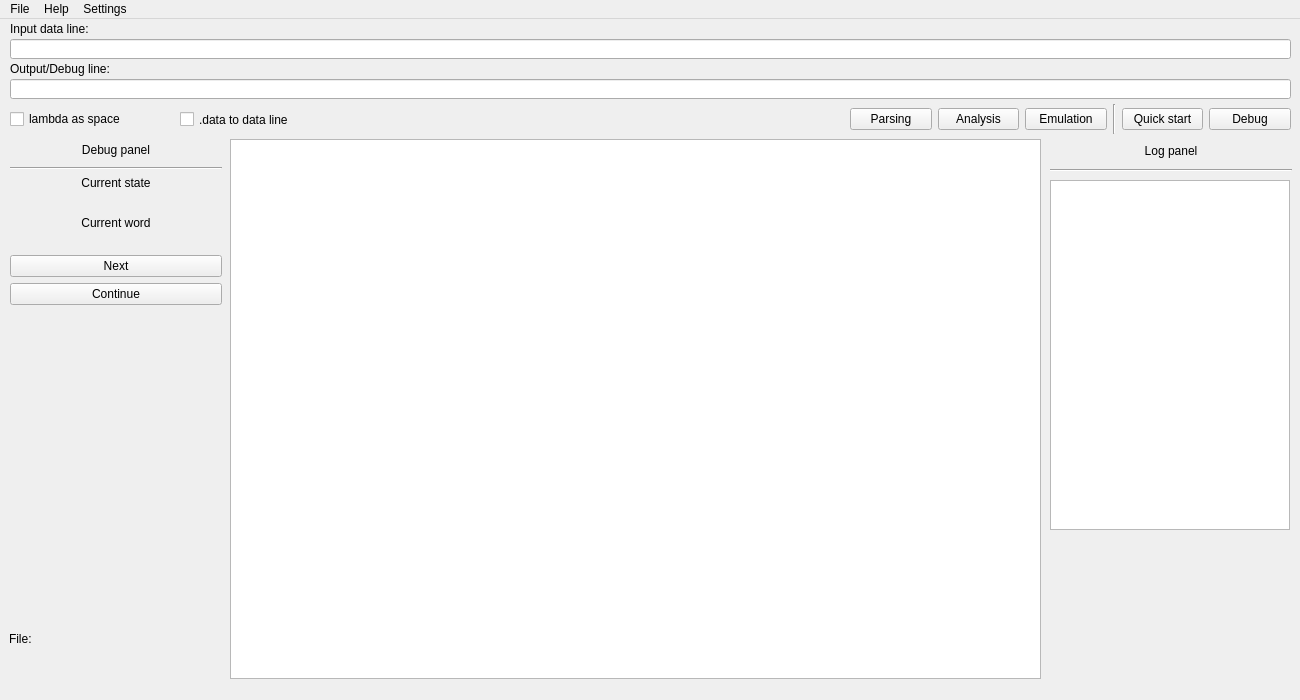
<?xml version="1.0" encoding="UTF-8"?>
<ui version="4.0">
 <class>MainWindow</class>
 <widget class="QMainWindow" name="MainWindow">
  <property name="geometry">
   <rect>
    <x>0</x>
    <y>0</y>
    <width>1300</width>
    <height>700</height>
   </rect>
  </property>
  <property name="minimumSize">
   <size>
    <width>1300</width>
    <height>700</height>
   </size>
  </property>
  <property name="maximumSize">
   <size>
    <width>1300</width>
    <height>700</height>
   </size>
  </property>
  <property name="font">
   <font>
    <family>Arial</family>
   </font>
  </property>
  <property name="windowTitle">
   <string>TME</string>
  </property>
  <widget class="QWidget" name="centralwidget">
   <widget class="QLabel" name="label">
    <property name="geometry">
     <rect>
      <x>226</x>
      <y>292</y>
      <width>151</width>
      <height>141</height>
     </rect>
    </property>
    <property name="text">
     <string/>
    </property>
   </widget>
   <widget class="QWidget" name="verticalLayoutWidget">
    <property name="geometry">
     <rect>
      <x>10</x>
      <y>120</y>
      <width>212</width>
      <height>231</height>
     </rect>
    </property>
    <layout class="QVBoxLayout" name="verticalLayout">
     <property name="leftMargin">
      <number>0</number>
     </property>
     <item>
      <widget class="QLabel" name="label_8">
       <property name="minimumSize">
        <size>
         <width>0</width>
         <height>22</height>
        </size>
       </property>
       <property name="maximumSize">
        <size>
         <width>16777215</width>
         <height>22</height>
        </size>
       </property>
       <property name="font">
        <font>
         <family>Arial</family>
         <pointsize>9</pointsize>
        </font>
       </property>
       <property name="layoutDirection">
        <enum>Qt::LeftToRight</enum>
       </property>
       <property name="text">
        <string>Debug panel</string>
       </property>
       <property name="alignment">
        <set>Qt::AlignCenter</set>
       </property>
      </widget>
     </item>
     <item>
      <widget class="Line" name="panel_line_dbg">
       <property name="orientation">
        <enum>Qt::Horizontal</enum>
       </property>
      </widget>
     </item>
     <item>
      <widget class="QLabel" name="label_2">
       <property name="font">
        <font>
         <family>Arial</family>
         <pointsize>9</pointsize>
        </font>
       </property>
       <property name="text">
        <string>Current state</string>
       </property>
       <property name="alignment">
        <set>Qt::AlignCenter</set>
       </property>
      </widget>
     </item>
     <item>
      <widget class="QLabel" name="debugstatelbl">
       <property name="minimumSize">
        <size>
         <width>210</width>
         <height>0</height>
        </size>
       </property>
       <property name="maximumSize">
        <size>
         <width>210</width>
         <height>16777215</height>
        </size>
       </property>
       <property name="text">
        <string/>
       </property>
       <property name="alignment">
        <set>Qt::AlignCenter</set>
       </property>
      </widget>
     </item>
     <item>
      <widget class="QLabel" name="label_4">
       <property name="font">
        <font>
         <family>Arial</family>
         <pointsize>9</pointsize>
        </font>
       </property>
       <property name="text">
        <string>Current word</string>
       </property>
       <property name="alignment">
        <set>Qt::AlignCenter</set>
       </property>
      </widget>
     </item>
     <item>
      <widget class="QLabel" name="debugwordlbl">
       <property name="minimumSize">
        <size>
         <width>210</width>
         <height>0</height>
        </size>
       </property>
       <property name="maximumSize">
        <size>
         <width>210</width>
         <height>16777215</height>
        </size>
       </property>
       <property name="font">
        <font>
         <family>MS Shell Dlg 2</family>
         <pointsize>8</pointsize>
         <weight>50</weight>
         <bold>false</bold>
         <stylestrategy>PreferAntialias</stylestrategy>
        </font>
       </property>
       <property name="text">
        <string/>
       </property>
       <property name="alignment">
        <set>Qt::AlignCenter</set>
       </property>
      </widget>
     </item>
     <item>
      <widget class="QPushButton" name="debugnextbtn">
       <property name="minimumSize">
        <size>
         <width>0</width>
         <height>20</height>
        </size>
       </property>
       <property name="font">
        <font>
         <family>Arial</family>
         <pointsize>9</pointsize>
        </font>
       </property>
       <property name="text">
        <string>Next</string>
       </property>
      </widget>
     </item>
     <item>
      <widget class="QPushButton" name="skipButton">
       <property name="font">
        <font>
         <family>Arial</family>
         <pointsize>9</pointsize>
        </font>
       </property>
       <property name="text">
        <string>Continue</string>
       </property>
      </widget>
     </item>
     <item>
      <spacer name="verticalSpacer">
       <property name="orientation">
        <enum>Qt::Vertical</enum>
       </property>
       <property name="sizeHint" stdset="0">
        <size>
         <width>20</width>
         <height>10</height>
        </size>
       </property>
      </spacer>
     </item>
    </layout>
   </widget>
   <widget class="QWidget" name="verticalLayoutWidget_2">
    <property name="geometry">
     <rect>
      <x>1050</x>
      <y>120</y>
      <width>242</width>
      <height>463</height>
     </rect>
    </property>
    <layout class="QVBoxLayout" name="verticalLayout_2">
     <property name="rightMargin">
      <number>0</number>
     </property>
     <item>
      <widget class="QLabel" name="label_6">
       <property name="minimumSize">
        <size>
         <width>0</width>
         <height>20</height>
        </size>
       </property>
       <property name="maximumSize">
        <size>
         <width>16777215</width>
         <height>20</height>
        </size>
       </property>
       <property name="font">
        <font>
         <family>Arial</family>
         <pointsize>9</pointsize>
        </font>
       </property>
       <property name="text">
        <string>Log panel</string>
       </property>
       <property name="alignment">
        <set>Qt::AlignCenter</set>
       </property>
      </widget>
     </item>
     <item>
      <widget class="Line" name="panel_line_log">
       <property name="orientation">
        <enum>Qt::Horizontal</enum>
       </property>
      </widget>
     </item>
     <item>
      <widget class="QPlainTextEdit" name="logwindow">
       <property name="enabled">
        <bool>true</bool>
       </property>
       <property name="minimumSize">
        <size>
         <width>240</width>
         <height>350</height>
        </size>
       </property>
       <property name="maximumSize">
        <size>
         <width>240</width>
         <height>350</height>
        </size>
       </property>
       <property name="focusPolicy">
        <enum>Qt::NoFocus</enum>
       </property>
       <property name="horizontalScrollBarPolicy">
        <enum>Qt::ScrollBarAlwaysOff</enum>
       </property>
       <property name="cursorWidth">
        <number>1</number>
       </property>
       <property name="textInteractionFlags">
        <set>Qt::TextSelectableByKeyboard|Qt::TextSelectableByMouse</set>
       </property>
      </widget>
     </item>
     <item>
      <spacer name="verticalSpacer_7">
       <property name="orientation">
        <enum>Qt::Vertical</enum>
       </property>
       <property name="sizeType">
        <enum>QSizePolicy::Fixed</enum>
       </property>
       <property name="sizeHint" stdset="0">
        <size>
         <width>20</width>
         <height>70</height>
        </size>
       </property>
      </spacer>
     </item>
    </layout>
   </widget>
   <widget class="QLineEdit" name="inputlineEdit">
    <property name="geometry">
     <rect>
      <x>10</x>
      <y>20</y>
      <width>1281</width>
      <height>20</height>
     </rect>
    </property>
    <property name="text">
     <string/>
    </property>
    <property name="alignment">
     <set>Qt::AlignCenter</set>
    </property>
   </widget>
   <widget class="QWidget" name="horizontalLayoutWidget">
    <property name="geometry">
     <rect>
      <x>850</x>
      <y>75</y>
      <width>441</width>
      <height>51</height>
     </rect>
    </property>
    <layout class="QHBoxLayout" name="horizontalLayout">
     <property name="topMargin">
      <number>0</number>
     </property>
     <item>
      <widget class="QPushButton" name="parsingbtn">
       <property name="font">
        <font>
         <family>Arial</family>
         <pointsize>9</pointsize>
        </font>
       </property>
       <property name="text">
        <string>Parsing</string>
       </property>
      </widget>
     </item>
     <item>
      <widget class="QPushButton" name="analysisbtn">
       <property name="font">
        <font>
         <family>Arial</family>
         <pointsize>9</pointsize>
        </font>
       </property>
       <property name="text">
        <string>Analysis</string>
       </property>
      </widget>
     </item>
     <item>
      <widget class="QPushButton" name="emulationbtn">
       <property name="font">
        <font>
         <family>Arial</family>
         <pointsize>9</pointsize>
        </font>
       </property>
       <property name="text">
        <string>Emulation</string>
       </property>
      </widget>
     </item>
     <item>
      <widget class="Line" name="between_buttons_line">
       <property name="minimumSize">
        <size>
         <width>0</width>
         <height>30</height>
        </size>
       </property>
       <property name="maximumSize">
        <size>
         <width>16777215</width>
         <height>30</height>
        </size>
       </property>
       <property name="orientation">
        <enum>Qt::Vertical</enum>
       </property>
      </widget>
     </item>
     <item>
      <widget class="QPushButton" name="quickstartbtn">
       <property name="font">
        <font>
         <family>Arial</family>
         <pointsize>9</pointsize>
         <stylestrategy>PreferAntialias</stylestrategy>
        </font>
       </property>
       <property name="text">
        <string>Quick start</string>
       </property>
      </widget>
     </item>
     <item>
      <widget class="QPushButton" name="debugbtn">
       <property name="font">
        <font>
         <family>Arial</family>
         <pointsize>9</pointsize>
        </font>
       </property>
       <property name="text">
        <string>Debug</string>
       </property>
      </widget>
     </item>
    </layout>
   </widget>
   <widget class="QLineEdit" name="debuglineEdit">
    <property name="geometry">
     <rect>
      <x>10</x>
      <y>60</y>
      <width>1281</width>
      <height>20</height>
     </rect>
    </property>
    <property name="focusPolicy">
     <enum>Qt::ClickFocus</enum>
    </property>
    <property name="text">
     <string/>
    </property>
    <property name="alignment">
     <set>Qt::AlignCenter</set>
    </property>
    <property name="cursorMoveStyle">
     <enum>Qt::VisualMoveStyle</enum>
    </property>
   </widget>
   <widget class="QLabel" name="label_3">
    <property name="geometry">
     <rect>
      <x>10</x>
      <y>40</y>
      <width>171</width>
      <height>20</height>
     </rect>
    </property>
    <property name="minimumSize">
     <size>
      <width>0</width>
      <height>20</height>
     </size>
    </property>
    <property name="maximumSize">
     <size>
      <width>16777215</width>
      <height>20</height>
     </size>
    </property>
    <property name="font">
     <font>
      <family>Arial</family>
      <pointsize>9</pointsize>
     </font>
    </property>
    <property name="text">
     <string>Output/Debug line:</string>
    </property>
    <property name="alignment">
     <set>Qt::AlignLeading|Qt::AlignLeft|Qt::AlignVCenter</set>
    </property>
    <property name="margin">
     <number>0</number>
    </property>
   </widget>
   <widget class="QLabel" name="label_5">
    <property name="geometry">
     <rect>
      <x>10</x>
      <y>0</y>
      <width>121</width>
      <height>20</height>
     </rect>
    </property>
    <property name="minimumSize">
     <size>
      <width>0</width>
      <height>20</height>
     </size>
    </property>
    <property name="maximumSize">
     <size>
      <width>16777215</width>
      <height>20</height>
     </size>
    </property>
    <property name="font">
     <font>
      <family>Arial</family>
      <pointsize>9</pointsize>
      <stylestrategy>PreferAntialias</stylestrategy>
     </font>
    </property>
    <property name="text">
     <string>Input data line:</string>
    </property>
    <property name="alignment">
     <set>Qt::AlignLeading|Qt::AlignLeft|Qt::AlignVCenter</set>
    </property>
   </widget>
   <widget class="QLabel" name="label_7">
    <property name="geometry">
     <rect>
      <x>9</x>
      <y>610</y>
      <width>41</width>
      <height>20</height>
     </rect>
    </property>
    <property name="text">
     <string>File:</string>
    </property>
   </widget>
   <widget class="QLabel" name="filestatuslbl">
    <property name="geometry">
     <rect>
      <x>90</x>
      <y>630</y>
      <width>131</width>
      <height>20</height>
     </rect>
    </property>
    <property name="text">
     <string/>
    </property>
    <property name="alignment">
     <set>Qt::AlignRight|Qt::AlignTrailing|Qt::AlignVCenter</set>
    </property>
   </widget>
   <widget class="QLabel" name="filenamelbl">
    <property name="geometry">
     <rect>
      <x>60</x>
      <y>610</y>
      <width>161</width>
      <height>20</height>
     </rect>
    </property>
    <property name="text">
     <string/>
    </property>
    <property name="alignment">
     <set>Qt::AlignRight|Qt::AlignTrailing|Qt::AlignVCenter</set>
    </property>
   </widget>
   <widget class="QPlainTextEdit" name="mainTextField">
    <property name="geometry">
     <rect>
      <x>230</x>
      <y>120</y>
      <width>811</width>
      <height>540</height>
     </rect>
    </property>
    <property name="minimumSize">
     <size>
      <width>0</width>
      <height>490</height>
     </size>
    </property>
    <property name="maximumSize">
     <size>
      <width>16777215</width>
      <height>540</height>
     </size>
    </property>
    <property name="font">
     <font>
      <family>Consolas</family>
      <pointsize>11</pointsize>
     </font>
    </property>
    <property name="acceptDrops">
     <bool>false</bool>
    </property>
    <property name="lineWrapMode">
     <enum>QPlainTextEdit::NoWrap</enum>
    </property>
   </widget>
   <widget class="QCheckBox" name="lambdacheckBox">
    <property name="geometry">
     <rect>
      <x>10</x>
      <y>90</y>
      <width>161</width>
      <height>20</height>
     </rect>
    </property>
    <property name="font">
     <font>
      <family>Arial</family>
      <pointsize>9</pointsize>
     </font>
    </property>
    <property name="text">
     <string>lambda as space</string>
    </property>
   </widget>
   <widget class="QCheckBox" name="datacheckBox">
    <property name="geometry">
     <rect>
      <x>180</x>
      <y>90</y>
      <width>151</width>
      <height>21</height>
     </rect>
    </property>
    <property name="font">
     <font>
      <family>Arial</family>
      <pointsize>9</pointsize>
     </font>
    </property>
    <property name="text">
     <string>.data to data line</string>
    </property>
   </widget>
   <widget class="QLabel" name="rowNumberLabel">
    <property name="geometry">
     <rect>
      <x>1050</x>
      <y>630</y>
      <width>151</width>
      <height>20</height>
     </rect>
    </property>
    <property name="minimumSize">
     <size>
      <width>20</width>
      <height>20</height>
     </size>
    </property>
    <property name="maximumSize">
     <size>
      <width>16777215</width>
      <height>20</height>
     </size>
    </property>
    <property name="text">
     <string/>
    </property>
   </widget>
   <widget class="QLabel" name="hello_kitty_label">
    <property name="geometry">
     <rect>
      <x>1210</x>
      <y>600</y>
      <width>81</width>
      <height>51</height>
     </rect>
    </property>
    <property name="text">
     <string/>
    </property>
    <property name="alignment">
     <set>Qt::AlignBottom|Qt::AlignRight|Qt::AlignTrailing</set>
    </property>
   </widget>
  </widget>
  <widget class="QMenuBar" name="menubar">
   <property name="geometry">
    <rect>
     <x>0</x>
     <y>0</y>
     <width>1300</width>
     <height>21</height>
    </rect>
   </property>
   <widget class="QMenu" name="menu">
    <property name="title">
     <string>File</string>
    </property>
    <addaction name="actioNew"/>
    <addaction name="actionOpen"/>
    <addaction name="actionSave"/>
    <addaction name="actionClose"/>
   </widget>
   <widget class="QMenu" name="menu_2">
    <property name="title">
     <string>Help</string>
    </property>
    <addaction name="action"/>
    <addaction name="action_2"/>
    <addaction name="action_3"/>
    <addaction name="action_5"/>
   </widget>
   <widget class="QMenu" name="menuSettings">
    <property name="title">
     <string>Settings</string>
    </property>
    <addaction name="actionSettings"/>
    <addaction name="actionAbout_program"/>
   </widget>
   <addaction name="menu"/>
   <addaction name="menu_2"/>
   <addaction name="menuSettings"/>
  </widget>
  <action name="actionOpen">
   <property name="text">
    <string>Open</string>
   </property>
  </action>
  <action name="actionSave">
   <property name="text">
    <string>Save</string>
   </property>
  </action>
  <action name="actionClose">
   <property name="text">
    <string>Close</string>
   </property>
  </action>
  <action name="action">
   <property name="text">
    <string>Про мову цього емулятора</string>
   </property>
  </action>
  <action name="actioNew">
   <property name="text">
    <string>New</string>
   </property>
  </action>
  <action name="action_2">
   <property name="text">
    <string>Гарячі клавіші</string>
   </property>
  </action>
  <action name="action_3">
   <property name="text">
    <string>Приклад программи/порту</string>
   </property>
  </action>
  <action name="action_4">
   <property name="text">
    <string>Натисни мене</string>
   </property>
  </action>
  <action name="action_5">
   <property name="text">
    <string>Опис інтерфейсу емулятора</string>
   </property>
  </action>
  <action name="actionSettings">
   <property name="text">
    <string>Settings</string>
   </property>
  </action>
  <action name="actionAbout_program">
   <property name="text">
    <string>About program</string>
   </property>
  </action>
 </widget>
 <resources/>
 <connections/>
 <slots>
  <signal>signal1()</signal>
  <slot>slot1()</slot>
 </slots>
</ui>
